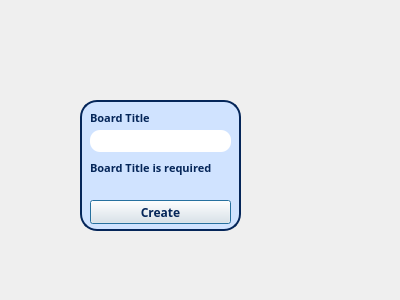
<?xml version="1.0" encoding="UTF-8"?>
<ui version="4.0">
 <class>AddingBoardUI</class>
 <widget class="QDialog" name="AddingBoardUI">
  <property name="geometry">
   <rect>
    <x>0</x>
    <y>0</y>
    <width>400</width>
    <height>300</height>
   </rect>
  </property>
  <property name="windowTitle">
   <string>Dialog</string>
  </property>
  <property name="styleSheet">
   <string notr="true"/>
  </property>
  <widget class="QWidget" name="AddingBoard" native="true">
   <property name="geometry">
    <rect>
     <x>80</x>
     <y>100</y>
     <width>161</width>
     <height>131</height>
    </rect>
   </property>
   <property name="styleSheet">
    <string notr="true">#AddingBoard{
	border: 2px solid #052659;
	background-color: #D0E3FF;
	border-radius: 17px;
}</string>
   </property>
   <widget class="QLabel" name="BoardTitle">
    <property name="geometry">
     <rect>
      <x>10</x>
      <y>10</y>
      <width>71</width>
      <height>16</height>
     </rect>
    </property>
    <property name="styleSheet">
     <string notr="true">#BoardTitle{
	font-family: Rubik;
    font-size: 11px;
    font-weight: bold;
   color: #052659;
}</string>
    </property>
    <property name="text">
     <string>Board Title</string>
    </property>
   </widget>
   <widget class="QLineEdit" name="inputBoardtitle">
    <property name="geometry">
     <rect>
      <x>10</x>
      <y>30</y>
      <width>141</width>
      <height>22</height>
     </rect>
    </property>
    <property name="styleSheet">
     <string notr="true">#inputBoardtitle{
	border-radius : 10px;
}</string>
    </property>
   </widget>
   <widget class="QLabel" name="BoardTitle_2">
    <property name="geometry">
     <rect>
      <x>10</x>
      <y>60</y>
      <width>131</width>
      <height>16</height>
     </rect>
    </property>
    <property name="styleSheet">
     <string notr="true">#BoardTitle_2{
	font-family: Rubik;
    font-size: 11px;
    font-weight: bold;
   color: #052659;
}</string>
    </property>
    <property name="text">
     <string>Board Title is required</string>
    </property>
   </widget>
   <widget class="QPushButton" name="CreateBoard">
    <property name="geometry">
     <rect>
      <x>10</x>
      <y>100</y>
      <width>141</width>
      <height>24</height>
     </rect>
    </property>
    <property name="styleSheet">
     <string notr="true">#CreateBoard{
	font-family: Rubik;
    font-size: 12px;
    font-weight: bold;
   color: #052659;
}</string>
    </property>
    <property name="text">
     <string>Create</string>
    </property>
   </widget>
  </widget>
 </widget>
 <resources/>
 <connections/>
</ui>
